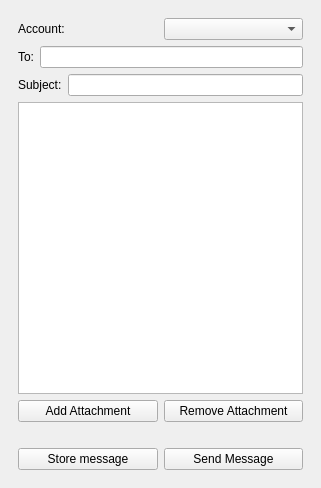
<ui version="4.0" >
 <class>MessagingExMainWindow</class>
 <widget class="QMainWindow" name="MessagingExMainWindow" >
  <property name="windowModality" >
   <enum>Qt::WindowModal</enum>
  </property>
  <property name="geometry" >
   <rect>
    <x>0</x>
    <y>0</y>
    <width>321</width>
    <height>488</height>
   </rect>
  </property>
  <property name="minimumSize" >
   <size>
    <width>278</width>
    <height>390</height>
   </size>
  </property>
  <property name="windowTitle" >
   <string>Messaging Example</string>
  </property>
  <widget class="QWidget" name="centralwidget" >
   <layout class="QGridLayout" name="gridLayout_4" >
    <item row="0" column="0" >
     <widget class="QStackedWidget" name="stackedWidget" >
      <property name="currentIndex" >
       <number>1</number>
      </property>
      <widget class="QWidget" name="page" >
       <layout class="QGridLayout" name="gridLayout" >
        <item row="0" column="0" >
         <widget class="QLabel" name="phoneNumberLabel" >
          <property name="text" >
           <string>Phone Number:</string>
          </property>
         </widget>
        </item>
        <item row="1" column="0" >
         <widget class="QLineEdit" name="phoneNumberEdit" />
        </item>
        <item row="2" column="0" >
         <widget class="QLabel" name="textMessageLabel" >
          <property name="text" >
           <string>Text Message:</string>
          </property>
         </widget>
        </item>
        <item row="3" column="0" >
         <widget class="QTextEdit" name="smsMessageEdit" />
        </item>
        <item row="4" column="0" >
         <widget class="QPushButton" name="sendSmsButton" >
          <property name="text" >
           <string>Send SMS</string>
          </property>
         </widget>
        </item>
       </layout>
      </widget>
      <widget class="QWidget" name="page_2" >
       <layout class="QVBoxLayout" name="verticalLayout" >
        <item>
         <layout class="QHBoxLayout" name="horizontalLayout_3" >
          <item>
           <widget class="QLabel" name="label_3" >
            <property name="text" >
             <string>Account:</string>
            </property>
           </widget>
          </item>
          <item>
           <widget class="QComboBox" name="accountComboBox" />
          </item>
         </layout>
        </item>
        <item>
         <layout class="QHBoxLayout" name="horizontalLayout" >
          <item>
           <widget class="QLabel" name="label" >
            <property name="text" >
             <string>To:</string>
            </property>
           </widget>
          </item>
          <item>
           <widget class="QLineEdit" name="emailAddressEdit" />
          </item>
         </layout>
        </item>
        <item>
         <layout class="QHBoxLayout" name="horizontalLayout_2" >
          <item>
           <widget class="QLabel" name="label_2" >
            <property name="text" >
             <string>Subject:</string>
            </property>
           </widget>
          </item>
          <item>
           <widget class="QLineEdit" name="subjectEdit" >
            <property name="enabled" >
             <bool>true</bool>
            </property>
           </widget>
          </item>
         </layout>
        </item>
        <item>
         <widget class="QTextEdit" name="emailMessageEdit" />
        </item>
        <item>
         <layout class="QHBoxLayout" name="horizontalLayout_7" >
          <item>
           <widget class="QPushButton" name="addEmailAttachmentButton" >
            <property name="enabled" >
             <bool>true</bool>
            </property>
            <property name="text" >
             <string>Add Attachment</string>
            </property>
           </widget>
          </item>
          <item>
           <widget class="QPushButton" name="removeAttachmentButton" >
            <property name="text" >
             <string>Remove Attachment</string>
            </property>
           </widget>
          </item>
         </layout>
        </item>
        <item>
         <widget class="QLabel" name="emailAttachmentLabel" >
          <property name="text" >
           <string/>
          </property>
         </widget>
        </item>
        <item>
         <layout class="QHBoxLayout" name="horizontalLayout_6" >
          <item>
           <widget class="QPushButton" name="addMessageButton" >
            <property name="text" >
             <string>Store message</string>
            </property>
           </widget>
          </item>
          <item>
           <widget class="QPushButton" name="sendEmailButton" >
            <property name="enabled" >
             <bool>true</bool>
            </property>
            <property name="text" >
             <string>Send Message</string>
            </property>
           </widget>
          </item>
         </layout>
        </item>
       </layout>
      </widget>
      <widget class="QWidget" name="page_3" >
       <layout class="QVBoxLayout" name="verticalLayout_6" >
        <item>
         <layout class="QVBoxLayout" name="verticalLayout_5" >
          <item>
           <layout class="QHBoxLayout" name="horizontalLayout_4" >
            <item>
             <widget class="QLabel" name="label_4" >
              <property name="text" >
               <string>Phone number:</string>
              </property>
             </widget>
            </item>
            <item>
             <widget class="QLineEdit" name="mmsPhoneNumberEdit" />
            </item>
           </layout>
          </item>
          <item>
           <layout class="QHBoxLayout" name="horizontalLayout_5" >
            <item>
             <widget class="QLabel" name="label_5" >
              <property name="text" >
               <string>Subject:</string>
              </property>
             </widget>
            </item>
            <item>
             <widget class="QLineEdit" name="mmsSubjectEdit" />
            </item>
           </layout>
          </item>
         </layout>
        </item>
        <item>
         <widget class="QTextEdit" name="mmsBodyEdit" />
        </item>
        <item>
         <layout class="QVBoxLayout" name="verticalLayout_4" >
          <item>
           <widget class="QPushButton" name="appendAttachment" >
            <property name="text" >
             <string>Append Attachment</string>
            </property>
           </widget>
          </item>
          <item>
           <widget class="QPushButton" name="removeAttachmentButton_2" >
            <property name="text" >
             <string>Remove Attachment</string>
            </property>
           </widget>
          </item>
          <item>
           <widget class="QLabel" name="attachmentLabel" >
            <property name="text" >
             <string/>
            </property>
           </widget>
          </item>
          <item>
           <widget class="QPushButton" name="sendMmsButton" >
            <property name="text" >
             <string>Send MMS</string>
            </property>
           </widget>
          </item>
         </layout>
        </item>
       </layout>
      </widget>
      <widget class="QWidget" name="page_4" >
       <layout class="QFormLayout" name="formLayout_8" >
        <item row="0" column="0" >
         <widget class="QLabel" name="label_27" >
          <property name="font" >
           <font>
            <pointsize>12</pointsize>
            <weight>75</weight>
            <bold>true</bold>
           </font>
          </property>
          <property name="text" >
           <string>Filter by priority:</string>
          </property>
         </widget>
        </item>
        <item row="1" column="0" >
         <widget class="QComboBox" name="priorityAccountComboBox" />
        </item>
        <item row="2" column="0" >
         <widget class="QLabel" name="label_10" >
          <property name="text" >
           <string>By Priority:</string>
          </property>
         </widget>
        </item>
        <item row="3" column="0" >
         <widget class="QComboBox" name="priorityComboBox" >
          <item>
           <property name="text" >
            <string>No priority filtering</string>
           </property>
          </item>
          <item>
           <property name="text" >
            <string>High Priority, equal</string>
           </property>
          </item>
          <item>
           <property name="text" >
            <string>Normal Priority, equal</string>
           </property>
          </item>
          <item>
           <property name="text" >
            <string>Low Priority, equal</string>
           </property>
          </item>
          <item>
           <property name="text" >
            <string>High Priority, not equal</string>
           </property>
          </item>
          <item>
           <property name="text" >
            <string>Normal Priority, not equal</string>
           </property>
          </item>
          <item>
           <property name="text" >
            <string>Low Priority, not equal</string>
           </property>
          </item>
         </widget>
        </item>
        <item row="4" column="0" >
         <widget class="QPushButton" name="typeButton" >
          <property name="text" >
           <string>make query</string>
          </property>
         </widget>
        </item>
       </layout>
      </widget>
      <widget class="QWidget" name="page_5" >
       <layout class="QFormLayout" name="formLayout_9" >
        <item row="0" column="0" >
         <widget class="QLabel" name="label_26" >
          <property name="font" >
           <font>
            <pointsize>12</pointsize>
            <weight>75</weight>
            <bold>true</bold>
           </font>
          </property>
          <property name="text" >
           <string>Filter by sender:</string>
          </property>
         </widget>
        </item>
        <item row="3" column="0" >
         <widget class="QLineEdit" name="senderEdit" />
        </item>
        <item row="1" column="0" >
         <widget class="QComboBox" name="senderAccountComboBox" >
          <item>
           <property name="text" >
            <string>select account</string>
           </property>
          </item>
         </widget>
        </item>
        <item row="2" column="0" >
         <widget class="QLabel" name="label_6" >
          <property name="text" >
           <string>Sender:</string>
          </property>
         </widget>
        </item>
        <item row="6" column="0" >
         <widget class="QPushButton" name="senderButton" >
          <property name="text" >
           <string>make query</string>
          </property>
         </widget>
        </item>
        <item row="4" column="0" >
         <widget class="QComboBox" name="sendercomboBox" >
          <item>
           <property name="text" >
            <string>Equal</string>
           </property>
          </item>
          <item>
           <property name="text" >
            <string>NotEqual</string>
           </property>
          </item>
          <item>
           <property name="text" >
            <string>Includes</string>
           </property>
          </item>
          <item>
           <property name="text" >
            <string>Excludes</string>
           </property>
          </item>
         </widget>
        </item>
       </layout>
      </widget>
      <widget class="QWidget" name="page_6" >
       <layout class="QFormLayout" name="formLayout_6" >
        <item row="0" column="0" >
         <widget class="QLabel" name="label_25" >
          <property name="font" >
           <font>
            <pointsize>12</pointsize>
            <weight>75</weight>
            <bold>true</bold>
           </font>
          </property>
          <property name="text" >
           <string>Filter by recipient:</string>
          </property>
         </widget>
        </item>
        <item row="2" column="0" >
         <widget class="QLabel" name="label_11" >
          <property name="text" >
           <string>Recipient:</string>
          </property>
         </widget>
        </item>
        <item row="3" column="0" >
         <widget class="QLineEdit" name="recipientEdit" />
        </item>
        <item row="4" column="0" >
         <widget class="QComboBox" name="recipientcomboBox" >
          <item>
           <property name="text" >
            <string>Includes</string>
           </property>
          </item>
          <item>
           <property name="text" >
            <string>Excludes</string>
           </property>
          </item>
         </widget>
        </item>
        <item row="5" column="0" >
         <widget class="QPushButton" name="recipientButton" >
          <property name="text" >
           <string>make query</string>
          </property>
         </widget>
        </item>
        <item row="1" column="0" >
         <widget class="QComboBox" name="recipientAccountComboBox" >
          <item>
           <property name="text" >
            <string>select account</string>
           </property>
          </item>
         </widget>
        </item>
       </layout>
      </widget>
      <widget class="QWidget" name="page_7" >
       <layout class="QFormLayout" name="formLayout_5" >
        <item row="0" column="0" >
         <widget class="QLabel" name="label_24" >
          <property name="font" >
           <font>
            <pointsize>12</pointsize>
            <weight>75</weight>
            <bold>true</bold>
           </font>
          </property>
          <property name="text" >
           <string>Filter by subject:</string>
          </property>
         </widget>
        </item>
        <item row="1" column="0" >
         <widget class="QComboBox" name="subjectAccountComboBox" >
          <item>
           <property name="text" >
            <string>select account</string>
           </property>
          </item>
         </widget>
        </item>
        <item row="2" column="0" >
         <widget class="QLabel" name="label_13" >
          <property name="text" >
           <string>Subject:</string>
          </property>
         </widget>
        </item>
        <item row="3" column="0" >
         <widget class="QLineEdit" name="subjectEdit_2" />
        </item>
        <item row="4" column="0" >
         <widget class="QComboBox" name="subjectcomboBox" >
          <item>
           <property name="text" >
            <string>Equal</string>
           </property>
          </item>
          <item>
           <property name="text" >
            <string>NotEqual</string>
           </property>
          </item>
          <item>
           <property name="text" >
            <string>Includes</string>
           </property>
          </item>
          <item>
           <property name="text" >
            <string>Excludes</string>
           </property>
          </item>
         </widget>
        </item>
        <item row="5" column="0" >
         <widget class="QPushButton" name="subjectButton" >
          <property name="text" >
           <string>make query</string>
          </property>
         </widget>
        </item>
       </layout>
      </widget>
      <widget class="QWidget" name="page_8" >
       <layout class="QFormLayout" name="formLayout_4" >
        <item row="0" column="0" >
         <widget class="QLabel" name="label_16" >
          <property name="font" >
           <font>
            <pointsize>12</pointsize>
            <weight>75</weight>
            <bold>true</bold>
           </font>
          </property>
          <property name="text" >
           <string>Filter by status:</string>
          </property>
         </widget>
        </item>
        <item row="1" column="0" >
         <widget class="QComboBox" name="statusAccountComboBox" >
          <item>
           <property name="text" >
            <string>select account</string>
           </property>
          </item>
         </widget>
        </item>
        <item row="2" column="0" >
         <widget class="QLabel" name="label_15" >
          <property name="text" >
           <string>Status:</string>
          </property>
         </widget>
        </item>
        <item row="3" column="0" >
         <widget class="QComboBox" name="statuscomboBox" >
          <item>
           <property name="text" >
            <string>Read, equal</string>
           </property>
          </item>
          <item>
           <property name="text" >
            <string>Read, not equal</string>
           </property>
          </item>
          <item>
           <property name="text" >
            <string>Read, includes</string>
           </property>
          </item>
          <item>
           <property name="text" >
            <string>Read, excludes</string>
           </property>
          </item>
          <item>
           <property name="text" >
            <string>HasAttachment, equal</string>
           </property>
          </item>
          <item>
           <property name="text" >
            <string>HasAttachment, not equal</string>
           </property>
          </item>
          <item>
           <property name="text" >
            <string>HasAttachment, includes</string>
           </property>
          </item>
          <item>
           <property name="text" >
            <string>HasAttachment, exludes</string>
           </property>
          </item>
          <item>
           <property name="text" >
            <string>Incoming, equal</string>
           </property>
          </item>
          <item>
           <property name="text" >
            <string>Incoming, not equal</string>
           </property>
          </item>
          <item>
           <property name="text" >
            <string>Incoming, includes</string>
           </property>
          </item>
          <item>
           <property name="text" >
            <string>Incoming, excludes</string>
           </property>
          </item>
          <item>
           <property name="text" >
            <string>Removed, equal</string>
           </property>
          </item>
          <item>
           <property name="text" >
            <string>Removed, not equal</string>
           </property>
          </item>
          <item>
           <property name="text" >
            <string>Removed, includes</string>
           </property>
          </item>
          <item>
           <property name="text" >
            <string>Removed, excludes</string>
           </property>
          </item>
         </widget>
        </item>
        <item row="4" column="0" >
         <widget class="QPushButton" name="statusButton" >
          <property name="text" >
           <string>make query</string>
          </property>
         </widget>
        </item>
       </layout>
      </widget>
      <widget class="QWidget" name="page_9" >
       <layout class="QFormLayout" name="formLayout_3" >
        <item row="0" column="0" >
         <widget class="QLabel" name="label_23" >
          <property name="font" >
           <font>
            <pointsize>12</pointsize>
            <weight>75</weight>
            <bold>true</bold>
           </font>
          </property>
          <property name="text" >
           <string>Filter by timestamp:</string>
          </property>
         </widget>
        </item>
        <item row="2" column="0" >
         <widget class="QComboBox" name="timestampcomboBox" >
          <item>
           <property name="text" >
            <string>Equal</string>
           </property>
          </item>
          <item>
           <property name="text" >
            <string>NotEqual</string>
           </property>
          </item>
          <item>
           <property name="text" >
            <string>Less than</string>
           </property>
          </item>
          <item>
           <property name="text" >
            <string>Less than equal</string>
           </property>
          </item>
          <item>
           <property name="text" >
            <string>Greater than</string>
           </property>
          </item>
          <item>
           <property name="text" >
            <string>Greater than equal</string>
           </property>
          </item>
         </widget>
        </item>
        <item row="3" column="0" >
         <widget class="QDateTimeEdit" name="timestampdateTimeEdit" >
          <property name="dateTime" >
           <datetime>
            <hour>0</hour>
            <minute>0</minute>
            <second>0</second>
            <year>2000</year>
            <month>1</month>
            <day>1</day>
           </datetime>
          </property>
          <property name="currentSection" >
           <enum>QDateTimeEdit::YearSection</enum>
          </property>
          <property name="displayFormat" >
           <string>yyyy/MM/dd HH:mm</string>
          </property>
          <property name="calendarPopup" >
           <bool>true</bool>
          </property>
         </widget>
        </item>
        <item row="4" column="0" >
         <widget class="QPushButton" name="timestampButton" >
          <property name="text" >
           <string>make query</string>
          </property>
         </widget>
        </item>
        <item row="1" column="0" >
         <widget class="QComboBox" name="timestampAccountComboBox" >
          <item>
           <property name="text" >
            <string>Select account</string>
           </property>
          </item>
         </widget>
        </item>
       </layout>
      </widget>
      <widget class="QWidget" name="page_10" >
       <layout class="QFormLayout" name="formLayout_2" >
        <item row="0" column="0" >
         <widget class="QLabel" name="label_19" >
          <property name="font" >
           <font>
            <pointsize>12</pointsize>
            <weight>75</weight>
            <bold>true</bold>
           </font>
          </property>
          <property name="text" >
           <string>By receptiontime:</string>
          </property>
         </widget>
        </item>
        <item row="1" column="0" >
         <widget class="QComboBox" name="timeAccountComboBox" >
          <item>
           <property name="text" >
            <string>Select account</string>
           </property>
          </item>
         </widget>
        </item>
        <item row="2" column="0" >
         <widget class="QComboBox" name="receptioncomboBox" >
          <item>
           <property name="text" >
            <string>Equal</string>
           </property>
          </item>
          <item>
           <property name="text" >
            <string>Not equal</string>
           </property>
          </item>
          <item>
           <property name="text" >
            <string>Less than</string>
           </property>
          </item>
          <item>
           <property name="text" >
            <string>Less than equal</string>
           </property>
          </item>
          <item>
           <property name="text" >
            <string>Greater than</string>
           </property>
          </item>
          <item>
           <property name="text" >
            <string>Greater than equal</string>
           </property>
          </item>
         </widget>
        </item>
        <item row="3" column="0" >
         <widget class="QDateTimeEdit" name="receptiondateTimeEdit" >
          <property name="currentSection" >
           <enum>QDateTimeEdit::YearSection</enum>
          </property>
          <property name="displayFormat" >
           <string>yyyy/MM/dd HH:mm</string>
          </property>
          <property name="calendarPopup" >
           <bool>true</bool>
          </property>
         </widget>
        </item>
        <item row="4" column="0" >
         <widget class="QPushButton" name="receptionButton" >
          <property name="text" >
           <string>make query</string>
          </property>
         </widget>
        </item>
       </layout>
      </widget>
      <widget class="QWidget" name="page_11" >
       <layout class="QFormLayout" name="formLayout" >
        <item row="0" column="0" >
         <widget class="QLabel" name="label_21" >
          <property name="font" >
           <font>
            <pointsize>12</pointsize>
            <weight>75</weight>
            <bold>true</bold>
           </font>
          </property>
          <property name="text" >
           <string>Filter by folder:</string>
          </property>
         </widget>
        </item>
        <item row="1" column="0" >
         <widget class="QComboBox" name="folderAccountComboBox" >
          <item>
           <property name="text" >
            <string>Select account</string>
           </property>
          </item>
         </widget>
        </item>
        <item row="2" column="0" >
         <widget class="QComboBox" name="foldercomboBox" >
          <property name="font" >
           <font>
            <weight>50</weight>
            <bold>false</bold>
           </font>
          </property>
          <item>
           <property name="text" >
            <string>Inbox folder, equal</string>
           </property>
          </item>
          <item>
           <property name="text" >
            <string>Inbox folder, not equal</string>
           </property>
          </item>
          <item>
           <property name="text" >
            <string>Outbox folder, equal</string>
           </property>
          </item>
          <item>
           <property name="text" >
            <string>Outbox folder, not equal</string>
           </property>
          </item>
          <item>
           <property name="text" >
            <string>Drafts folder, equal</string>
           </property>
          </item>
          <item>
           <property name="text" >
            <string>Drafts folder, not equal</string>
           </property>
          </item>
          <item>
           <property name="text" >
            <string>Sent folder, equal</string>
           </property>
          </item>
          <item>
           <property name="text" >
            <string>Sent folder, not equal</string>
           </property>
          </item>
          <item>
           <property name="text" >
            <string>Trash folder, equal</string>
           </property>
          </item>
          <item>
           <property name="text" >
            <string>Trahs folder, not equal</string>
           </property>
          </item>
         </widget>
        </item>
        <item row="3" column="0" >
         <widget class="QPushButton" name="folderButton" >
          <property name="palette" >
           <palette>
            <active>
             <colorrole role="LinkVisited" >
              <brush brushstyle="SolidPattern" >
               <color alpha="255" >
                <red>51</red>
                <green>129</green>
                <blue>255</blue>
               </color>
              </brush>
             </colorrole>
            </active>
            <inactive>
             <colorrole role="LinkVisited" >
              <brush brushstyle="SolidPattern" >
               <color alpha="255" >
                <red>51</red>
                <green>129</green>
                <blue>255</blue>
               </color>
              </brush>
             </colorrole>
            </inactive>
            <disabled>
             <colorrole role="LinkVisited" >
              <brush brushstyle="SolidPattern" >
               <color alpha="255" >
                <red>51</red>
                <green>129</green>
                <blue>255</blue>
               </color>
              </brush>
             </colorrole>
            </disabled>
           </palette>
          </property>
          <property name="font" >
           <font>
            <weight>50</weight>
            <bold>false</bold>
           </font>
          </property>
          <property name="focusPolicy" >
           <enum>Qt::StrongFocus</enum>
          </property>
          <property name="contextMenuPolicy" >
           <enum>Qt::DefaultContextMenu</enum>
          </property>
          <property name="text" >
           <string>make query</string>
          </property>
         </widget>
        </item>
       </layout>
      </widget>
      <widget class="QWidget" name="page_12" >
       <layout class="QFormLayout" name="formLayout_7" >
        <item row="0" column="0" >
         <widget class="QLabel" name="label_29" >
          <property name="font" >
           <font>
            <pointsize>12</pointsize>
            <weight>75</weight>
            <bold>true</bold>
           </font>
          </property>
          <property name="text" >
           <string>By account:</string>
          </property>
         </widget>
        </item>
        <item row="1" column="0" >
         <widget class="QLabel" name="label_28" >
          <property name="text" >
           <string>Account:</string>
          </property>
         </widget>
        </item>
        <item row="2" column="0" >
         <widget class="QComboBox" name="accountComboBox_2" />
        </item>
        <item row="3" column="0" >
         <widget class="QComboBox" name="folderComboBox" />
        </item>
        <item row="4" column="0" >
         <widget class="QLabel" name="label_20" >
          <property name="text" >
           <string>Default account:</string>
          </property>
         </widget>
        </item>
        <item row="5" column="0" >
         <widget class="QComboBox" name="defaultAccountBox" >
          <item>
           <property name="text" >
            <string>Inbox</string>
           </property>
          </item>
          <item>
           <property name="text" >
            <string>Outbox</string>
           </property>
          </item>
          <item>
           <property name="text" >
            <string>Drafts</string>
           </property>
          </item>
          <item>
           <property name="text" >
            <string>Sent</string>
           </property>
          </item>
          <item>
           <property name="text" >
            <string>Trash</string>
           </property>
          </item>
         </widget>
        </item>
        <item row="6" column="0" >
         <widget class="QPushButton" name="findMessagesButton" >
          <property name="text" >
           <string>make query</string>
          </property>
         </widget>
        </item>
       </layout>
       <zorder>accountComboBox_2</zorder>
       <zorder>folderComboBox</zorder>
       <zorder>defaultAccountBox</zorder>
       <zorder>findMessagesButton</zorder>
       <zorder>label_20</zorder>
       <zorder>label_28</zorder>
       <zorder>label_29</zorder>
      </widget>
      <widget class="QWidget" name="page_13" >
       <layout class="QVBoxLayout" name="verticalLayout_9" >
        <item>
         <widget class="QListView" name="messageListView" />
        </item>
       </layout>
      </widget>
     </widget>
    </item>
   </layout>
  </widget>
 </widget>
 <resources/>
 <connections/>
</ui>
